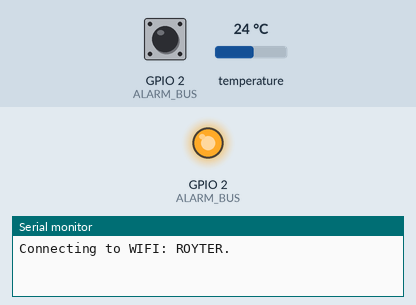
The program below on a simulated ESP8266 (Wemos D1 mini). Shown: output pins drawn as LEDs (lit = HIGH), the last lines printed to the serial monitor. The inputs (shaded band) are chosen by the test bench; at power-on: temperature 24 °C, GPIO 2 (ALARM_BUS) HIGH. WiFi joins after 1.5 s; servers stay silent unless stated; no MQTT or app messages arrive unless stated.

Above: at 0.1 s.
At 8.0 s:
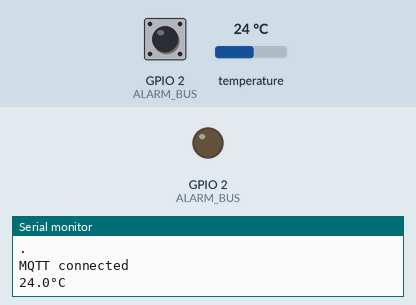
8.1 s: temperature set to 12 °C
13.7 s: temperature set to 19 °C
Timing chart, 0 to 16.7 s (numbered marks = the images above; inputs shaded):
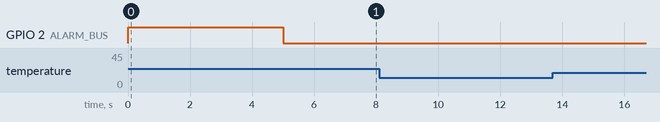

The program:

main.cpp
```cpp
#include <ESP8266WiFi.h>
#include <OneWire.h>
#include <DallasTemperature.h>
#include <PubSubClient.h>

/* =============== Define network data =============== */

// Network config for IEEE 802.11
#define WIFI_ID "ROYTER"
#define WIFI_PASSWORD "tizaebal84"

// Home MQTT client config
#define MQTT_USER "test0"
#define MQTT_PASSWORD "test"

#define TIMEOUT_DELAY_SEC 10

/* =============== Define sensors data =============== */

// OneWire parameters (DS18B20)
#define ONE_WIRE_BUS 0

// Alarm button pin
#define ALARM_BUS 2
#define ALARM_DELAY 50

/* =============== MQTT settings =============== */

#define MQTT_BROKER "docker.lan"
#define MQTT_PORT 1883

const char *temp_topic  = "middle_out/temp";
const char *alarm_topic  = "middle_out/alarm";
// unsigned long timer_mqtt;

/* =============== Define objects for libs =============== */

WiFiClient netClient;
PubSubClient mqtt(MQTT_BROKER, MQTT_PORT, netClient); // MQTT Client obj

OneWire oneWire(ONE_WIRE_BUS);
DallasTemperature sensors(&oneWire); // DS18B20 measure

/* =============== functions =============== */

void connect_wifi(char *ssid, char *pwd) {
  pinMode(BUILTIN_LED, OUTPUT);

  Serial.print("Connecting to WIFI: ");
  Serial.print(ssid);

  while (WiFi.begin(ssid, pwd) != WL_CONNECTED) {
    Serial.print(".");
    digitalWrite(BUILTIN_LED, 1);
    delay(5000);
    digitalWrite(BUILTIN_LED, 0);
  }

  Serial.print("\nConnected!\nnetwork IP: ");
  Serial.println(WiFi.localIP());
}

void connect_mqtt(char *user, char *pass) {
  Serial.println("Attempting MQTT connection...");

  while (!mqtt.connected()) {
    Serial.print(".");
    if (mqtt.connect("1", user, pass)) {
      Serial.println("\nMQTT connected");
    }
    delay(1000);
  }
}

void get_temp() {
  char buffer[64];
  float temp = sensors.getTempCByIndex(0);

  snprintf(buffer, sizeof buffer, "%.1f", temp);

  mqtt.publish(temp_topic, buffer);
  Serial.print(buffer); Serial.println("°C");
}

volatile bool btnPressed = false;
unsigned long lastButtonPressTime = 0;

void ICACHE_RAM_ATTR btnIsr() {
  unsigned long currentMillis = millis();

  if (currentMillis - lastButtonPressTime > ALARM_DELAY * 1000) {
    btnPressed = true;
    lastButtonPressTime = currentMillis;
    mqtt.publish(alarm_topic, "ON");
  }
}

unsigned long previousTempMillis = 0;

/* =============== main =============== */

void setup() {
  Serial.begin(9200);

  connect_wifi(WIFI_ID, WIFI_PASSWORD);
  connect_mqtt(MQTT_USER, MQTT_PASSWORD);

  pinMode(ALARM_BUS, INPUT_PULLUP);
  attachInterrupt(ALARM_BUS, btnIsr, FALLING);

  sensors.requestTemperatures();
}

void loop() {
  if (WiFi.status() == WL_CONNECTED) {
    if (mqtt.connected()) {
      unsigned long currentMillis = millis();

      if (btnPressed) {
        btnPressed = false;
        Serial.println("pressed");
        delay(5000);
        mqtt.publish(alarm_topic, "OFF");
      }

      if (currentMillis - previousTempMillis >= 5000) {
        previousTempMillis = currentMillis;
        get_temp();
        sensors.requestTemperatures();
      }
    } else {
        connect_mqtt(MQTT_USER, MQTT_PASSWORD);
    }
  } else {
    connect_wifi(WIFI_ID, WIFI_PASSWORD);
  }
}
```
